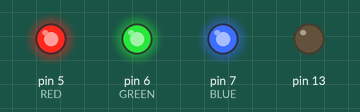
Recording of a sketch running on a simulated Arduino Uno, built with avr-gcc and run on an emulated ATmega328P. Parts: output pins drawn as LEDs (lit = HIGH).

Above: at 0.2 s.
At 1.7 s:
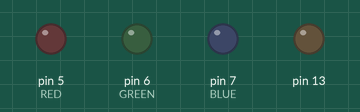
Timing chart, 0 to 3.0 s (numbered marks = the images above):
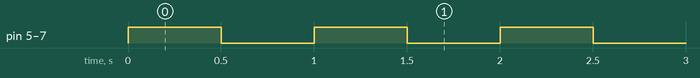

Measured:
- by itself, pin 5 (RED), pin 6 (GREEN), pin 7 (BLUE): alternates HIGH for 0.50 s and LOW for 0.50 s

The sketch:

Solenoid_Test.ino
```cpp
/*
 * Test för solenoider
 */
int RED = 5;
int GREEN = 6;
int BLUE = 7;

// the setup function runs once when you press reset or power the board
void setup() {
  // initialize digital pin 13 as an output.
  pinMode(5, OUTPUT);
  pinMode(6, OUTPUT);
  pinMode(7, OUTPUT);
  pinMode(13,OUTPUT);
}

// the loop function runs over and over again forever
void loop() {


  digitalWrite(RED,HIGH);
  digitalWrite(GREEN,HIGH);
  digitalWrite(BLUE,HIGH);
  delay(500);
  digitalWrite(RED,LOW);
  digitalWrite(GREEN,LOW);
  digitalWrite(BLUE,LOW);
  delay(500);


}
```
